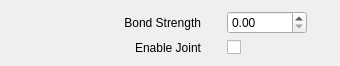
<?xml version="1.0" encoding="UTF-8"?>
<ui version="4.0">
 <class>SupportPanel</class>
 <widget class="QWidget" name="SupportPanel">
  <property name="geometry">
   <rect>
    <x>0</x>
    <y>0</y>
    <width>340</width>
    <height>66</height>
   </rect>
  </property>
  <property name="sizePolicy">
   <sizepolicy hsizetype="Fixed" vsizetype="Preferred">
    <horstretch>0</horstretch>
    <verstretch>0</verstretch>
   </sizepolicy>
  </property>
  <property name="minimumSize">
   <size>
    <width>340</width>
    <height>0</height>
   </size>
  </property>
  <property name="maximumSize">
   <size>
    <width>340</width>
    <height>16777215</height>
   </size>
  </property>
  <property name="windowTitle">
   <string>Form</string>
  </property>
  <layout class="QGridLayout" name="gridLayout">
   <item row="1" column="0">
    <widget class="QLabel" name="labelEnableJoint">
     <property name="sizePolicy">
      <sizepolicy hsizetype="MinimumExpanding" vsizetype="Minimum">
       <horstretch>0</horstretch>
       <verstretch>0</verstretch>
      </sizepolicy>
     </property>
     <property name="minimumSize">
      <size>
       <width>170</width>
       <height>0</height>
      </size>
     </property>
     <property name="maximumSize">
      <size>
       <width>170</width>
       <height>16777215</height>
      </size>
     </property>
     <property name="text">
      <string>Enable Joint</string>
     </property>
     <property name="alignment">
      <set>Qt::AlignRight|Qt::AlignTrailing|Qt::AlignVCenter</set>
     </property>
    </widget>
   </item>
   <item row="1" column="1">
    <widget class="QCheckBox" name="checkBoxEnableJoint"/>
   </item>
   <item row="0" column="0">
    <widget class="QLabel" name="labelBondStrength">
     <property name="sizePolicy">
      <sizepolicy hsizetype="MinimumExpanding" vsizetype="Minimum">
       <horstretch>0</horstretch>
       <verstretch>0</verstretch>
      </sizepolicy>
     </property>
     <property name="minimumSize">
      <size>
       <width>170</width>
       <height>0</height>
      </size>
     </property>
     <property name="maximumSize">
      <size>
       <width>170</width>
       <height>16777215</height>
      </size>
     </property>
     <property name="text">
      <string>Bond Strength</string>
     </property>
     <property name="alignment">
      <set>Qt::AlignRight|Qt::AlignTrailing|Qt::AlignVCenter</set>
     </property>
    </widget>
   </item>
   <item row="0" column="1">
    <widget class="QDoubleSpinBox" name="spinBoxBondStrength">
     <property name="minimumSize">
      <size>
       <width>80</width>
       <height>0</height>
      </size>
     </property>
     <property name="maximumSize">
      <size>
       <width>80</width>
       <height>16777215</height>
      </size>
     </property>
    </widget>
   </item>
  </layout>
 </widget>
 <tabstops>
  <tabstop>spinBoxBondStrength</tabstop>
  <tabstop>checkBoxEnableJoint</tabstop>
 </tabstops>
 <resources>
  <include location="BlastToolBar.qrc"/>
 </resources>
 <connections/>
</ui>
